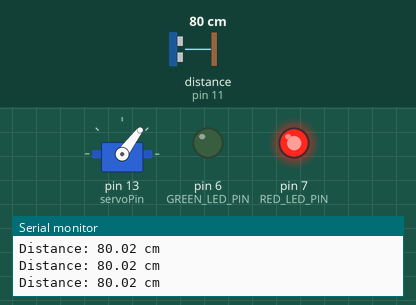
This sketch was run on a simulated Arduino Uno, built with avr-gcc and run on an emulated ATmega328P. Shown: servo, output pins drawn as LEDs (lit = HIGH), the last lines printed to the serial monitor. Wiring (inferred from the names in the program): ultrasonic range finder: trigger pin 12; echo pin 11. The test bench sets the inputs (shaded band); at power-on: distance to the obstacle (sensor on pin 11) 80 cm. The echo pulse lasts 58.3 µs per cm; pins used as bus, display or sensor lines are not drawn.

Above: at 1.2 s.
1.3 s: distance to the obstacle (sensor on pin 11) set to 22 cm
2.8 s: distance to the obstacle (sensor on pin 11) set to 18 cm
At 3.4 s:
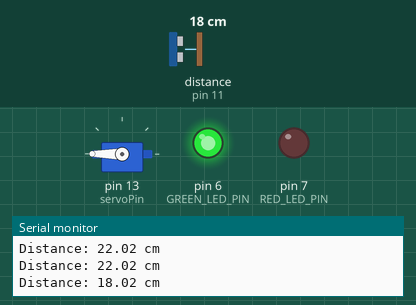
4.3 s: distance to the obstacle (sensor on pin 11) set to 35 cm
At 7.0 s:
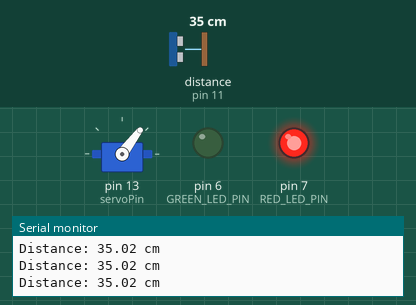
7.3 s: distance to the obstacle (sensor on pin 11) set to 2 cm
At 8.4 s:
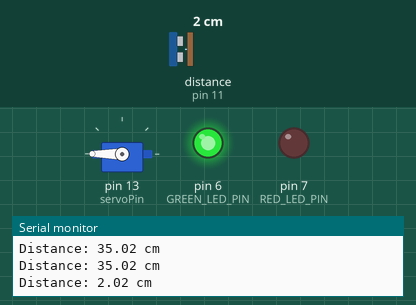
Timing chart, 0 to 9.8 s (numbered marks = the images above; inputs shaded):
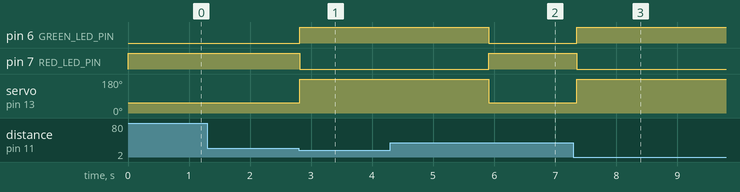

The sketch:

AUTOMATIC_TOLL_GATE.ino
```cpp
#include <Servo.h>

//define pins
const int trigPin = 12;
const int echoPin = 11;
const int servoPin = 13;
const int RED_LED_PIN = 7;
const int GREEN_LED_PIN = 6;
// Create servo object
Servo servo;

//variables for the Ultrasonic sensor
float duration;
float distance;  // Use float for better precision

void setup() {
  Serial.begin(115200);

  //configure LED pins
  pinMode(RED_LED_PIN, OUTPUT);
  pinMode(GREEN_LED_PIN, OUTPUT);
  //a servo to pin
  servo.attach(servoPin);
  servo.write(53);  // Initial position of the servo

  //configure ultrasonic sensor pins
  pinMode(trigPin, OUTPUT);
  pinMode(echoPin, INPUT);
}

void loop() {
  //make red light on and green light off
  digitalWrite(RED_LED_PIN, HIGH);
  digitalWrite(GREEN_LED_PIN, LOW);

  //send trigger pulse to ultrasonic sensor
  digitalWrite(trigPin, LOW);
  delayMicroseconds(2);
  digitalWrite(trigPin, HIGH);
  delayMicroseconds(10);
  digitalWrite(trigPin, LOW);

  //measure echo duration
  duration = pulseIn(echoPin, HIGH);

  //calculate distance in cm
  distance = (duration * 0.0343) / 2.0;

  //print distance
  Serial.print("Distance: ");
  Serial.print(distance);
  Serial.println(" cm");

  //control servo based on distance
  if (distance <= 20.0) {
    //makes servo go up, red light turn off and green light
    //turn on when an object is 20cm or less away from
    //the ultrasonic sensor
    digitalWrite(RED_LED_PIN, LOW);
    digitalWrite(GREEN_LED_PIN, HIGH);
    servo.write(180);
    unsigned long t1 = millis();
while (millis() - t1 < 3000){
  //hold the servo position up and the green light on for 3 seconds

}
  } else {
    //makes servo go/stay down, red light turn/stay on and green light
    //turn/stay off when an object is further than 20cm away from
    //the ultrasonic sensor
    digitalWrite(RED_LED_PIN, HIGH);
    digitalWrite(GREEN_LED_PIN, LOW);
    servo.write(53);
  }

  delay(100);  //small delay to stabilize readings
}
```

Measured:
- the behaviour switches between 20 and 19 cm on distance to the obstacle (sensor on pin 11) (found by bisection; images 0 and 1)
- after the input at 2.8 s, pin 6 (GREEN_LED_PIN): LOW → HIGH at once; pin 7 (RED_LED_PIN): HIGH → LOW at once; servo on pin 13 (servoPin): 53° → 180° at once
- after the input at 4.3 s, pin 6 (GREEN_LED_PIN): HIGH → LOW after 1.6 s; pin 7 (RED_LED_PIN): LOW → HIGH after 1.6 s; servo on pin 13 (servoPin): 180° → 53° after 1.6 s
- after the input at 7.3 s, pin 6 (GREEN_LED_PIN): LOW → HIGH after 0.06 s; pin 7 (RED_LED_PIN): HIGH → LOW after 0.06 s; servo on pin 13 (servoPin): 53° → 180° after 0.06 s
